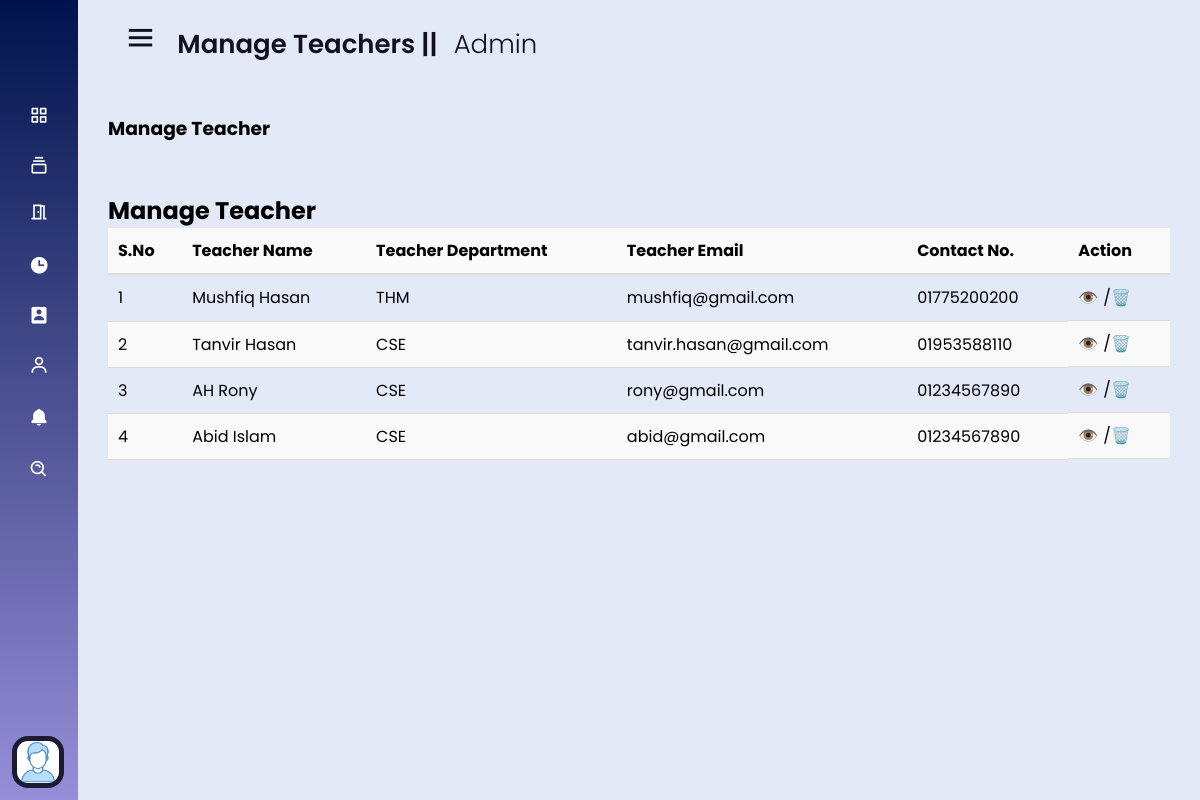
/admin/pages/manageTeachers.php (signed in), run on the app's committed database.
### tables this page shows
CREATE TABLE IF NOT EXISTS `teacher_db` (
  `t_ID` int NOT NULL AUTO_INCREMENT,
  `t_Name` varchar(150) DEFAULT NULL,
  `t_UserName` varchar(100) DEFAULT NULL,
  `t_Password` varchar(10) DEFAULT NULL,
  `t_Email` varchar(100) DEFAULT NULL,
  `t_Gender` varchar(10) DEFAULT NULL,
  `t_DateOfBirth` date DEFAULT NULL,
  `t_ProfilePic` varchar(200) DEFAULT NULL,
  `t_ContactNo` varchar(11) DEFAULT NULL,
  `t_AltContactNo` varchar(11) DEFAULT NULL,
  `t_Address` varchar(250) DEFAULT NULL,
  `t_department` varchar(50) DEFAULT NULL,
  `t_designation` varchar(50) DEFAULT NULL,
  PRIMARY KEY (`t_ID`),
  UNIQUE KEY `t_Email` (`t_Email`),
  UNIQUE KEY `t_UserName` (`t_UserName`)
);

### admin/pages/manageTeachers.php (the view, shortened to what this page needs)
<?php
require_once('../includes/dbconnection.php');
$teachers = [];
$all_teachers_sql = mysqli_query($conn, "SELECT * FROM `teacher_db`");
while ($row = mysqli_fetch_assoc($all_teachers_sql)) {
  $teachers[] = $row;
}
?>
<!DOCTYPE html>
<html lang="en">
<head>
  <link rel="stylesheet" href="../css/style.css">
  <link rel="stylesheet" href="../pages/css/adminPagesStyle.css">
  <link href='https://unpkg.com/boxicons@2.0.7/css/boxicons.min.css' rel='stylesheet'>
</head>
<body>
  <?php include_once('../includes/sidebar.php'); ?>
  <section class="home-section">
    <div class="home-content">
      <div class="dashboard_header">
        <i class='bx bx-menu'></i>
        <span class="text">Manage Teachers || <span style="font-weight: 300; margin-left: 10px;">Admin</span></span>
      </div>
      <div class="main_workPanel">
        <div>
          <h3>Manage Teacher</h3>
        </div>
        <div class="admin_monitor">
          <div class="manage_admin_part">
            <h2>Manage Teacher</h2>
            <div class="table-group">
              <table>
                <thead>
                  <tr>
                    <th>S.No</th>
                    <th>Teacher Name</th>
                    <th>Teacher Department</th>
                    <th>Teacher Email</th>
                    <th>Contact No.</th>
                    <th>Action</th>
                  </tr>
                </thead>
                <tbody>
                  <?php foreach ($teachers as $index => $teacher) : ?>
                    <tr>
                      <td><?= $index + 1; ?></td>
                      <td><?= $teacher['t_Name']; ?></td>
                      <td><?= $teacher['t_department']; ?></td>
                      <td><?= $teacher['t_Email']; ?></td>
                      <td><?= $teacher['t_ContactNo']; ?></td>
                      <td style="display:flex">
                      <a href="javascript:void(0);" onclick="openModal('<?= base64_encode($teacher['t_ID'] ) ?>')" class="action-view">👁️</a>
                        <p> / </p>
                        <a href="javascript:void(0);" onclick="confirmDelete('<?= base64_encode($teacher['t_ID']); ?>', '<?= addslashes($teacher['t_Name']); ?>')" class="action-delete"> 🗑️</a>
                      </td>
                    </tr>
                  <?php endforeach; ?>
                </tbody>
              </table>
            </div>
          </div>
        </div>
      </div>
    </div>
  </section>
</body>
</html>

### admin/css/style.css (style rules this page uses)
* { margin: 0; padding: 0; box-sizing: border-box; font-family: 'Poppins', sans-serif; }
.home-section { position: relative; background: #E4E9F7; height: 100vh; left: 260px; width: calc(100% - 260px); transition: all 0.5s ease; }
.sidebar.close~.home-section { left: 78px; width: calc(100% - 78px); }
.home-section .home-content { height: auto; align-items: center; padding: 20px 30px; }
.home-section .home-content .bx-menu, .home-section .home-content .text { color: #11101d; font-size: 35px; }
.home-section .home-content .bx-menu { margin: 0 15px; cursor: pointer; }
.home-section .home-content .text { font-size: 26px; font-weight: 600; }

### admin/pages/css/adminPagesStyle.css (style rules this page uses)
.main_workPanel { margin-top: 50px; }
.admin_monitor { margin-top: 50px; }
table { width: 100%; border-collapse: collapse; }
thead { background-color: #f9f9f9; }
thead th { text-align: left; padding: 10px; border-bottom: 2px solid #ddd; }
tbody td { padding: 10px; border-bottom: 1px solid #ddd; text-align: left; }
tbody tr:nth-child(even) { background-color: #f9f9f9; }
.action-view, .action-delete { text-decoration: none; color: #3498db; margin-right: 5px; }

### data on the page
teacher_db: t_Name "Mushfiq Hasan", t_department "THM", t_Email "mushfiq@gmail.com", t_ContactNo "01775200200"
teacher_db: t_Name "Tanvir Hasan", t_department "CSE", t_Email "tanvir.hasan@gmail.com", t_ContactNo "01953588110"
teacher_db: t_Name "AH Rony", t_department "CSE", t_Email "rony@gmail.com", t_ContactNo "01234567890"
teacher_db: t_Name "Abid Islam", t_department "CSE", t_Email "abid@gmail.com", t_ContactNo "01234567890"
